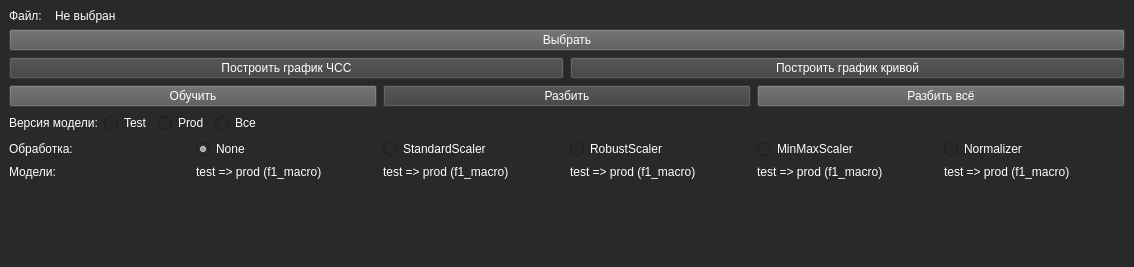
<?xml version="1.0" encoding="UTF-8"?>
<ui version="4.0">
 <class>MainWindow</class>
 <widget class="QMainWindow" name="MainWindow">
  <property name="windowModality">
   <enum>Qt::WindowModality::NonModal</enum>
  </property>
  <property name="geometry">
   <rect>
    <x>0</x>
    <y>0</y>
    <width>1134</width>
    <height>267</height>
   </rect>
  </property>
  <property name="sizePolicy">
   <sizepolicy hsizetype="Maximum" vsizetype="Maximum">
    <horstretch>0</horstretch>
    <verstretch>0</verstretch>
   </sizepolicy>
  </property>
  <property name="windowTitle">
   <string>ЭКГ</string>
  </property>
  <property name="styleSheet">
   <string notr="true">QMainWindow,
QWidget {
	background-color: rgb(41, 41, 41);
}
QLabel,
QRadioButton,
QPushButton {
	color: #fff
}
QPushButton {
	background-color: rgb(87, 87, 87);
}
QPushButton:disabled {
	
	background-color: rgb(62, 62, 62);
}</string>
  </property>
  <widget class="QWidget" name="centralwidget">
   <layout class="QVBoxLayout" name="verticalLayout">
    <item>
     <layout class="QHBoxLayout" name="horizontalLayout">
      <property name="sizeConstraint">
       <enum>QLayout::SizeConstraint::SetDefaultConstraint</enum>
      </property>
      <item>
       <widget class="QLabel" name="label">
        <property name="sizePolicy">
         <sizepolicy hsizetype="Minimum" vsizetype="Minimum">
          <horstretch>0</horstretch>
          <verstretch>0</verstretch>
         </sizepolicy>
        </property>
        <property name="maximumSize">
         <size>
          <width>40</width>
          <height>16777215</height>
         </size>
        </property>
        <property name="baseSize">
         <size>
          <width>0</width>
          <height>0</height>
         </size>
        </property>
        <property name="text">
         <string>Файл:</string>
        </property>
       </widget>
      </item>
      <item>
       <widget class="QLabel" name="fileName">
        <property name="text">
         <string>Не выбран</string>
        </property>
       </widget>
      </item>
     </layout>
    </item>
    <item>
     <widget class="QPushButton" name="selectFileBtn">
      <property name="text">
       <string>Выбрать</string>
      </property>
     </widget>
    </item>
    <item>
     <layout class="QHBoxLayout" name="horizontalLayout_2">
      <item>
       <widget class="QPushButton" name="heartRateBtn">
        <property name="enabled">
         <bool>false</bool>
        </property>
        <property name="text">
         <string>Построить график ЧСС</string>
        </property>
       </widget>
      </item>
      <item>
       <widget class="QPushButton" name="ecgCurveBtn">
        <property name="enabled">
         <bool>false</bool>
        </property>
        <property name="text">
         <string>Построить график кривой</string>
        </property>
       </widget>
      </item>
     </layout>
    </item>
    <item>
     <layout class="QHBoxLayout" name="horizontalLayout_6">
      <item>
       <widget class="QPushButton" name="learnBtn">
        <property name="text">
         <string>Обучить</string>
        </property>
       </widget>
      </item>
      <item>
       <widget class="QPushButton" name="splitBtn">
        <property name="enabled">
         <bool>false</bool>
        </property>
        <property name="text">
         <string>Разбить</string>
        </property>
       </widget>
      </item>
      <item>
       <widget class="QPushButton" name="splitAllBtn">
        <property name="enabled">
         <bool>true</bool>
        </property>
        <property name="text">
         <string>Разбить всё</string>
        </property>
       </widget>
      </item>
     </layout>
    </item>
    <item>
     <layout class="QHBoxLayout" name="horizontalLayout_5">
      <item>
       <widget class="QLabel" name="label_9">
        <property name="text">
         <string>Версия модели:</string>
        </property>
       </widget>
      </item>
      <item>
       <widget class="QRadioButton" name="radBtnVersionModelTest">
        <property name="text">
         <string>Test</string>
        </property>
       </widget>
      </item>
      <item>
       <widget class="QRadioButton" name="radBtnVersionModelProd">
        <property name="text">
         <string>Prod</string>
        </property>
        <property name="checked">
         <bool>true</bool>
        </property>
       </widget>
      </item>
      <item>
       <widget class="QRadioButton" name="radBtnVersionModelAll">
        <property name="text">
         <string>Все</string>
        </property>
       </widget>
      </item>
      <item>
       <spacer name="horizontalSpacer">
        <property name="orientation">
         <enum>Qt::Orientation::Horizontal</enum>
        </property>
        <property name="sizeHint" stdset="0">
         <size>
          <width>40</width>
          <height>20</height>
         </size>
        </property>
       </spacer>
      </item>
     </layout>
    </item>
    <item>
     <layout class="QHBoxLayout" name="horizontalLayout_4">
      <item>
       <widget class="QLabel" name="label_3">
        <property name="text">
         <string>Обработка:</string>
        </property>
       </widget>
      </item>
      <item>
       <widget class="QRadioButton" name="prepRadBtnNone">
        <property name="text">
         <string>None</string>
        </property>
        <property name="checked">
         <bool>true</bool>
        </property>
       </widget>
      </item>
      <item>
       <widget class="QRadioButton" name="prepRadBtnStandardScaler">
        <property name="text">
         <string>StandardScaler</string>
        </property>
       </widget>
      </item>
      <item>
       <widget class="QRadioButton" name="prepRadBtnRobustScaler">
        <property name="text">
         <string>RobustScaler</string>
        </property>
       </widget>
      </item>
      <item>
       <widget class="QRadioButton" name="prepRadBtnMinMaxScaler">
        <property name="text">
         <string>MinMaxScaler</string>
        </property>
       </widget>
      </item>
      <item>
       <widget class="QRadioButton" name="prepRadBtnNormalizer">
        <property name="text">
         <string>Normalizer</string>
        </property>
       </widget>
      </item>
     </layout>
    </item>
    <item>
     <layout class="QHBoxLayout" name="horizontalLayout_3">
      <item>
       <widget class="QLabel" name="label_2">
        <property name="text">
         <string>Модели:</string>
        </property>
       </widget>
      </item>
      <item>
       <widget class="QLabel" name="label_4">
        <property name="text">
         <string>test =&gt; prod (f1_macro)</string>
        </property>
       </widget>
      </item>
      <item>
       <widget class="QLabel" name="label_5">
        <property name="text">
         <string>test =&gt; prod (f1_macro)</string>
        </property>
       </widget>
      </item>
      <item>
       <widget class="QLabel" name="label_6">
        <property name="text">
         <string>test =&gt; prod (f1_macro)</string>
        </property>
       </widget>
      </item>
      <item>
       <widget class="QLabel" name="label_7">
        <property name="text">
         <string>test =&gt; prod (f1_macro)</string>
        </property>
       </widget>
      </item>
      <item>
       <widget class="QLabel" name="label_8">
        <property name="text">
         <string>test =&gt; prod (f1_macro)</string>
        </property>
       </widget>
      </item>
     </layout>
    </item>
    <item>
     <layout class="QGridLayout" name="modelsGridLayout"/>
    </item>
    <item>
     <spacer name="verticalSpacer">
      <property name="orientation">
       <enum>Qt::Orientation::Vertical</enum>
      </property>
      <property name="sizeHint" stdset="0">
       <size>
        <width>20</width>
        <height>40</height>
       </size>
      </property>
     </spacer>
    </item>
   </layout>
  </widget>
  <widget class="QMenuBar" name="menubar">
   <property name="geometry">
    <rect>
     <x>0</x>
     <y>0</y>
     <width>1134</width>
     <height>22</height>
    </rect>
   </property>
  </widget>
  <widget class="QStatusBar" name="statusbar"/>
 </widget>
 <resources/>
 <connections/>
</ui>
